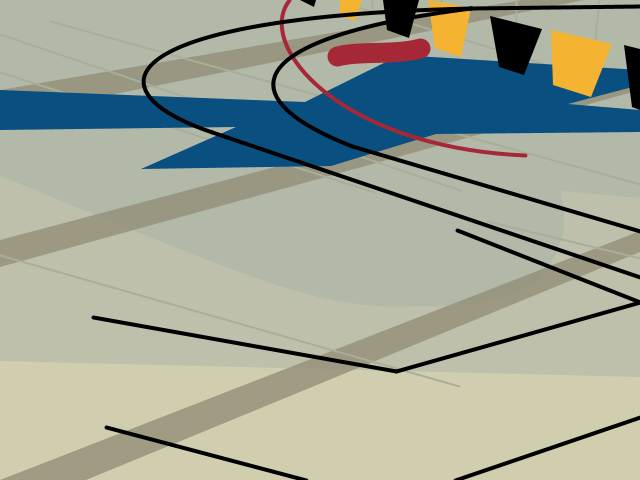
Frame 1 (no input)
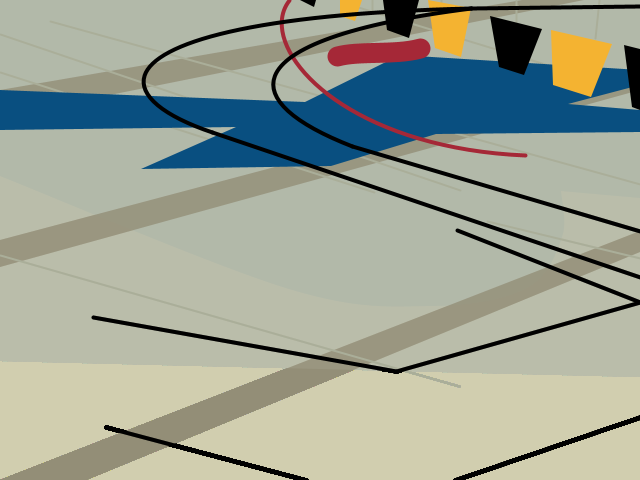
Frame 60 (the mouse pressed at the canvas centre just before this capture)
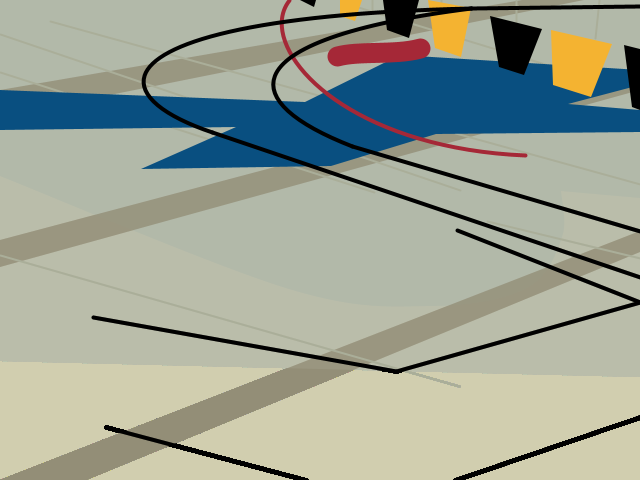
Frame 120 (the mouse held since frame 60 and released just before this capture)

The Processing sketch that drew these frames (run headless with seeded random() and noise(); from frame 60 on, the mouse is pressed at the canvas centre):

// Processing sketch: processing_86929
// ── processing_86929.pde


void setup(){
  size(640,480);
  background(209,206,175);
  smooth();
}

void draw(){
  noStroke();
  fill(186,189,170, 200);
  quad(0,0, 640,0, 640,377, 0,361); 
  
  fill(178,185,169);
  beginShape();
  curveVertex(0,  0);
  curveVertex(0,  0);
  curveVertex(0,  176);
  curveVertex(0,  176);
  curveVertex(289,  289);
  curveVertex(432,  306);
  curveVertex(527,  288);
  curveVertex(562, 237);
  curveVertex(561, 191);
  curveVertex(561, 191);
  curveVertex(640, 198);
  curveVertex(640, 198);
  curveVertex(width, 0);
  curveVertex(width, 0);
  endShape();
  
  fill(146,141,119, 200);
  quad(0,480, 640,231, 640,252, 86,480); 
  
  fill(146,141,119, 200);
  quad(0,240, 640,70, 640,90, 0,267);
 
  fill(146,141,119, 200);
  quad(0,90, 522,0, 584,0, 0,117); 
  
  stroke(170,174,153);
  strokeWeight(2);
  line(50,21, 640,184);
  line(0,34, 460,190);
  line(0,72, 374,192);
  line(0,255, 459,386);
  line(487,221, 640,258);
  line(358,7, 545,64);
  line(372,0, 372,13);
  line(441,0, 441,5);
  line(516,0, 516,22);
  line(599,0, 595,38);
  
  noStroke();
  fill(9,79,128);
  beginShape();
  vertex(0, 90);
  vertex(305, 102);
  vertex(400, 55);
  vertex(640, 70);
  vertex(640, 85);
  vertex(568, 104);
  vertex(640, 110);
  vertex(640, 132);
  vertex(436, 134);
  vertex(331, 166);
  vertex(141, 169);
  vertex(236, 127);
  vertex(0, 130);
  endShape(CLOSE);
  
  stroke(165, 40, 55);
  strokeWeight(4);
  noFill();
  bezier(525, 155,  338, 147,  254, 44,  289, 0);  
  
  noStroke();
  fill(0);
  quad(624,45, 640,49, 640,110, 632,107);
  quad(490,16, 542,29, 524,75, 499,67);
  quad(383,0, 419,0, 409,38, 387,30);
  triangle(300,0, 316,0, 314,7);
  
  fill(244, 179, 49);
  quad(551,30, 612,44, 591,97, 553,85);
  quad(428,0, 471,8, 461,57, 435,48);
  quad(340,0, 362,0, 355,21, 340,16);
  
  
  
  noFill();
  stroke(0);
  strokeWeight(4);
  line(106,427, 306,480);
  line(455,480, 640,417);
  line(93,317, 396,371);
  line(396,371, 640,302);
  line(640,302, 457,230);
  
  line(352,146, 640,231);
  bezier(352,146, 221,95, 247,36, 471,8);
  
  line(212,132, 640,277);
  line(471,8, 640,6);
  bezier(212,132, 84,89, 115,16, 471,8);
  

  stroke(165, 40, 55);
  strokeWeight(20);
  bezier(337,56, 359,50, 395,55, 420,48);
  

}
